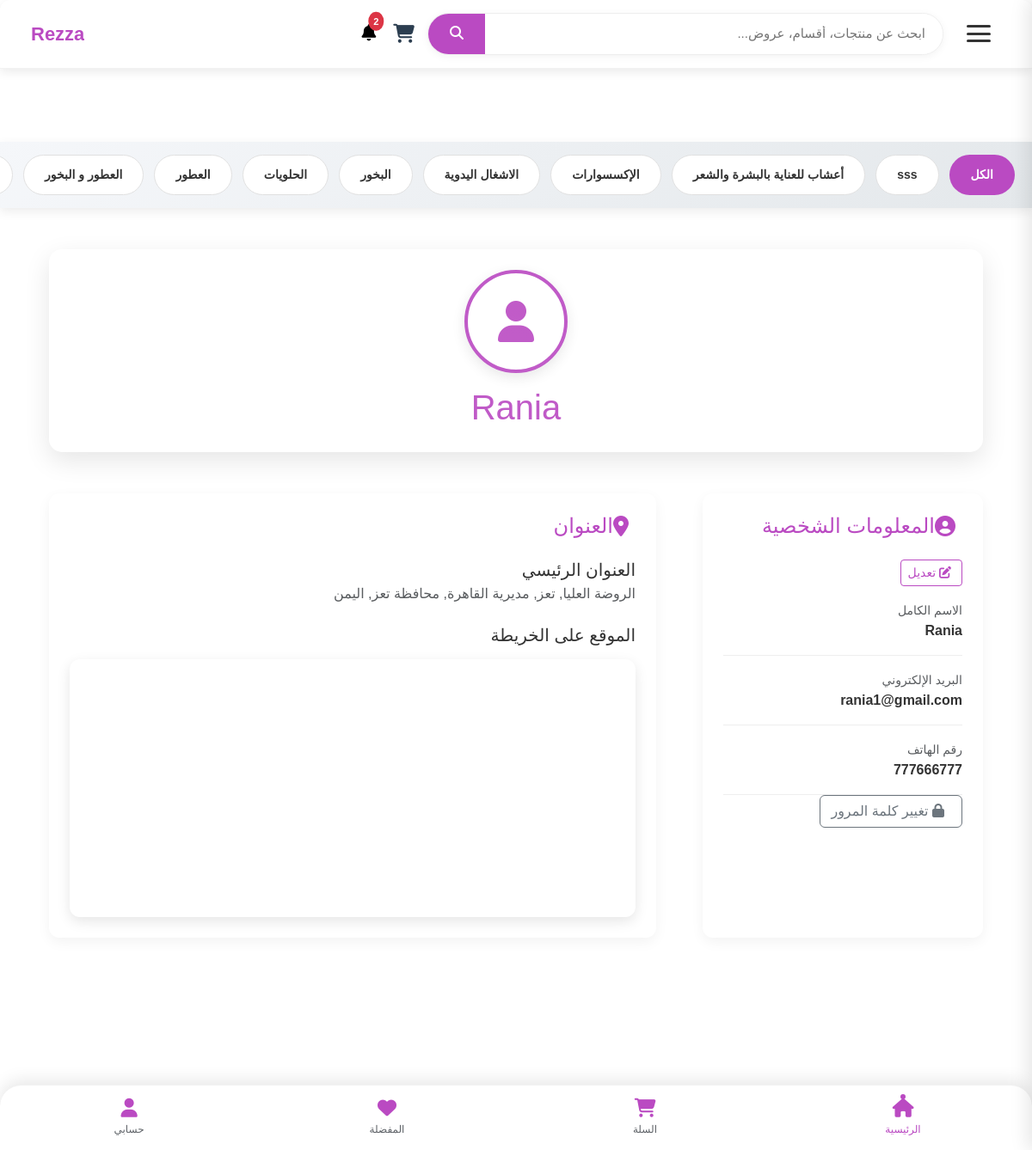
/profile (signed in), run on an earlier commit of the app's database.
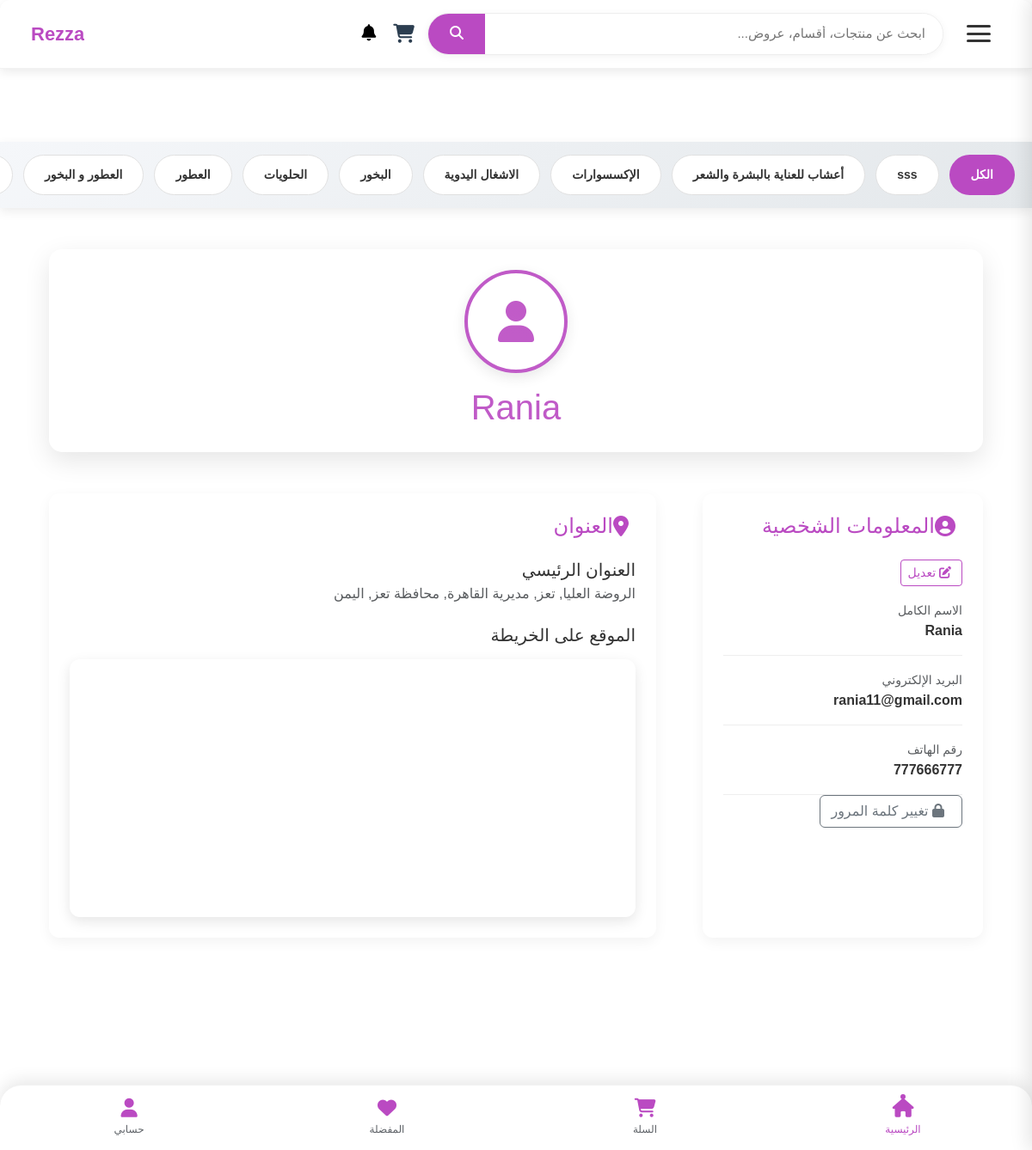
And on a later commit of the database.
### tables this page shows
CREATE TABLE user (
    id INTEGER PRIMARY KEY AUTOINCREMENT,
    name TEXT,
    num TEXT UNIQUE,
    pass TEXT,
    email TEXT UNIQUE,
    ud_ia INTEGER,
    account_status INTEGER DEFAULT 1,
    created_at TIMESTAMP DEFAULT CURRENT_TIMESTAMP,
    FOREIGN KEY (ud_ia) REFERENCES user_addresses(id) ON DELETE CASCADE
);

### user_routes.py (the view, shortened to what this page needs)
@user_bp.route('/profile')
@login_required # هذا الـ decorator سيتحقق الآن من الكوكيز
def profile():
    try:
        user_id = request.cookies.get('user_auth') # 🟢 الحصول من الكوكي
        print(f"قيمة الكوكي user_auth في البروفايل: {user_id}")
        conn = get_db_connection()
        conn.row_factory = sqlite3.Row
        cursor = conn.cursor()
        cursor.execute("""
            SELECT
                u.id, u.name, u.num, u.email, u.ud_ia,
                a.address, a.latitude, a.longitude
            FROM user u
            LEFT JOIN user_addresses a ON u.ud_ia = a.id
            WHERE u.id = ?
        """, (user_id,))
        user_data = cursor.fetchone()
        conn.close()
        print("بيانات المستخدم المسترجعة في البروفايل:", dict(user_data))
        user = {
            'id': user_data['id'],
            'name': user_data['name'] or 'غير محدد',
            'num': user_data['num'] or 'غير محدد',
            'email': user_data['email'] or 'غير محدد',
            'address': user_data['address'] or 'لم يتم إضافة عنوان',
            'latitude': user_data['latitude'],
            'longitude': user_data['longitude']
        }
        return render_template('profile.html', user=user)
    except Exception as e:
        print(f"خطأ مفاجئ في البروفايل: {str(e)}")
        flash(f"حدث خطأ في جلب بيانات البروفايل: {str(e)}", "error")
        return redirect(url_for('product.index')) # 🟢 توجيه لصفحة رئيسية عامة

### app.py (called while the page is built)
def get_db_connection():
    conn = sqlite3.connect('database/Eshop.db') # أو sqlite3.connect(app.config['DATABASE'])
    conn.row_factory = sqlite3.Row
    return conn

@app.context_processor
def inject_categories():
    conn = get_db_connection()
    cursor = conn.cursor()
    try:
        cursor.execute("""
            SELECT id, name, parent_id, image
            FROM category
            WHERE parent_id IS NULL
            ORDER BY name
        """)
        main_categories = cursor.fetchall()
        cursor.execute("SELECT id, name, parent_id, image FROM category ORDER BY name")
        all_categories = cursor.fetchall()
        return {
            'main_categories': main_categories,
            'all_categories': all_categories
        }
    finally:
        conn.close()

@app.context_processor
def inject_sellers():
    conn = get_db_connection()
    sellers = conn.execute('SELECT id, store_name FROM sellers').fetchall()
    conn.close()
    return dict(sellers=sellers)

### user_routes.py (called while the page is built)
def get_db_connection():
    conn = sqlite3.connect('database/Eshop.db')
    conn.row_factory = sqlite3.Row
    return conn

### templates/profile.html (shortened to what this page needs)
{% include 'header_shop.html'%}
</head>
<body>
    <div class="container py-5">
        {% if error %}
            <div class="alert alert-danger alert-dismissible fade show" role="alert">
                <strong>حدث خطأ!</strong> {{ error }}
                <button type="button" class="btn-close" data-bs-dismiss="alert" aria-label="Close"></button>
            </div>
        {% else %}
            <div class="profile-header p-4 mb-5 text-center">
                <div class="d-flex justify-content-center mb-3">
                    <div class="profile-avatar bg-white rounded-circle d-flex align-items-center justify-content-center">
                        <i class="fas fa-user " style="font-size: 3rem;"></i>
                    </div>
                </div>
                <h1 class="mb-1">{{ user.name }}</h1>
        </div>
        <div class="row">
            <div class="col-lg-4 mb-4">
                <div class="info-card p-4 h-100">
                    <h3 class="mb-4 d-flex align-items-center">
                        <i class="fas fa-user-circle card-icon me-2"></i>
                        المعلومات الشخصية
                    </h3>
                         <button class="btn btn-outline-primary btn-sm">
                             <a href="{{ url_for('user.edit_profile') }}" >
                            <i class="fas fa-edit me-1"></i> تعديل
                            </a>
                        </button>
                    <div class="detail-item">
                        <small class="text-muted">الاسم الكامل</small>
                        <p class="mb-0 fw-bold">{{ user.name }}</p>
                    </div>
                    <div class="detail-item">
                        <small class="text-muted">البريد الإلكتروني</small>
                        <p class="mb-0 fw-bold">{{ user.email }}</p>
                    </div>
                    <div class="detail-item">
                        <small class="text-muted">رقم الهاتف</small>
                        <p class="mb-0 fw-bold">{{ user.num }}</p>
                    </div>
                    <a href="{{ url_for('user.change_password') }}" class="btn btn-outline-secondary">
                        <i class="fas fa-lock me-2"></i> تغيير كلمة المرور
                    </a>
                </div>
            </div>
            <div class="col-lg-8">
                <div class="info-card p-4 mb-4">
                    <h3 class="mb-4 d-flex align-items-center">
                        <i class="fas fa-map-marker-alt card-icon me-2"></i>
                        العنوان
                    </h3>
                    <div class="d-flex align-items-start mb-4">
                        <div class="flex-grow-1">
                            <h5 class="mb-1">العنوان الرئيسي</h5>
                            <p class="text-muted mb-0">{{ user.address }}</p>
                        </div>
                    </div>
                    {% if user.latitude and user.longitude %}
                    <h5 class="mb-3">الموقع على الخريطة</h5>
                    <div class="map-container">
                        <iframe
                            width="100%"
                            height="100%"
                            frameborder="0"
                            scrolling="no"
                            marginheight="0"
                            marginwidth="0"
                            src="https://maps.google.com/maps?q={{ user.latitude }},{{ user.longitude }}&hl=ar&z=15&output=embed"
                            style="border:0;"
                            allowfullscreen>
                        </iframe>
                    </div>
                    {% endif %}
                </div>
            </div>
        </div>
    {% endif %}
</div>
{% include 'footer.html' %}

### templates/header_shop.html (shortened to what this page needs)
<!DOCTYPE html>
<html lang="ar" dir="rtl">
<head>
    <link rel="stylesheet" href="{{ url_for('static', filename='style/css/nice-select.css') }}">
    <link rel="stylesheet" href="{{ url_for('static', filename='style/css/jquery-ui.min.css') }}">
    <link rel="stylesheet" href="{{ url_for('static', filename='style/css/owl.carousel.min.css') }}">
    <link rel="stylesheet" href="{{ url_for('static', filename='style/css/slicknav.min.css') }}">
    <link href="https://cdn.jsdelivr.net/npm/bootstrap@5.3.0/dist/css/bootstrap.min.css" rel="stylesheet">
    <link rel="stylesheet" href="{{ url_for('static', filename='style/css/index.css')}}">
    <link rel="stylesheet" href="{{ url_for('static', filename='style/css/header.css')}}">
    <link rel="stylesheet" href="{{ url_for('static', filename='style/css/shop_u.css')}}">
    <link rel="stylesheet" href="{{ url_for('static', filename='style/css/user.css')}}">
</head>
<body>
    <header class="premium-header">
        <button class="menu-toggle" id="menuToggle" aria-label="فتح القائمة">
            <div class="hamburger">
                <span class="bar"></span>
                <span class="bar"></span>
                <span class="bar"></span>
            </div>
        </button>
       <div class="search-bar">
    <form class="search-form" action="{{ url_for('search_bp.search_products') }}" method="GET">
        <input type="text"
               class="search-input"
               placeholder="ابحث عن منتجات، أقسام، عروض..."
               name="q"
               id="search-input"
               autocomplete="off">
        <button type="submit" class="search-button">
            <i class="fas fa-search"></i>
        </button>
    </form>
</div>
        <div class="nav-tools">
            <a href="{{ url_for('cart.view_cart') }}" class="nav-icon">
                <i class="fas fa-shopping-cart"></i>
            </a>
        </div>
<a class="nav-link position-relative {% if unread_notifications_count > 0 %}has-notifications{% endif %}"
    href="{{ url_for('order.user_notifications') }}" id="navbarNotifications">
    <i class="fas fa-bell"></i>
    {% if unread_notifications_count > 0 %}
    <span id="navbar-notification-count"
          class="position-absolute translate-middle">
        {{ unread_notifications_count }}
    </span>
    {% endif %}
</a>
        <a href="{{ url_for('product.index') }}" class="brand">
            <span class="brand-name">Rezza</span>
            </a>
    </header>
    <main class="main-content">
        </main>
{% if main_categories %}
{% if main_categories %}
<div class="category-scroll-navbar">
    <div class="category-links-container">
        <a href=""
        class="category-link">الكل</a>
        {% for category in main_categories %}
            {% set has_subcategories = category.subcategories|length > 0 if category.subcategories is defined else false %}
            {% if has_subcategories %}
                <a href="{{ url_for('product.show_subcategories', category_id=category.id) }}"
                   class="category-link has-subcategories">
                    {{ category.name }}
                </a>
            {% else %}
                <a href="{{ url_for('product.show_products_by_category', category_id=category.id) }}"
                   class="category-link">
                    {{ category.name }}
                </a>
            {% endif %}
        {% endfor %}
    </div>
</div>
{% endif %}
{% endif %}

What changed in the data, as far as the page shows it:
changed user "Rania": email "rania1@gmail.com" → "rania11@gmail.com"
Also different on the page:
{{ unread_notifications_count }}: "2" → (not shown)
